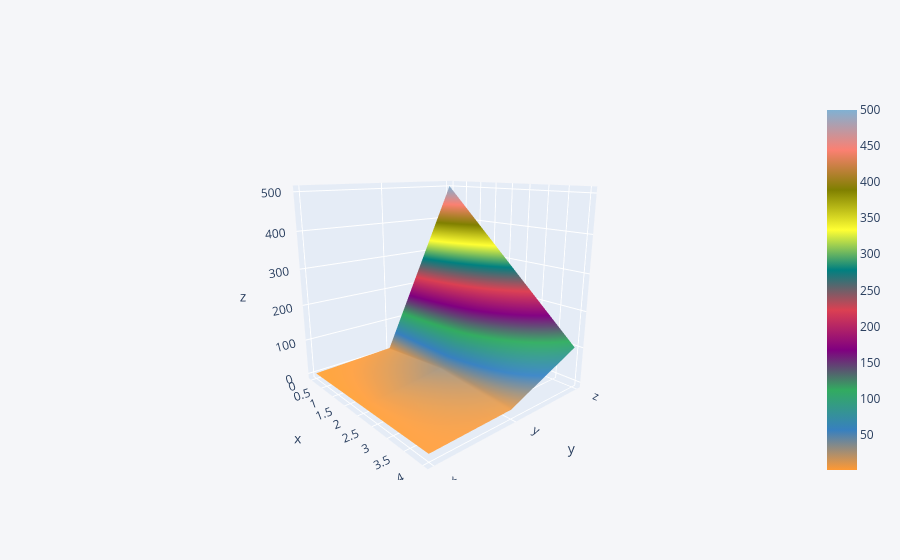

Notebook source saved alongside this figure:
### Code cell
df3.iplot(kind='surface')

### Figure 1 — Plotly figure (JSON) as saved in the notebook; plotly's stock layout.template omitted (floating-point values rounded to 4 significant figures)
{"data": [{"colorscale": [[0, "rgb(255, 153, 51)"], [0.1111, "rgb(55, 128, 191)"], [0.2222, "rgb(50, 171, 96)"], [0.3333, "rgb(128, 0, 128)"], [0.4444, "rgb(219, 64, 82)"], [0.5556, "rgb(0, 128, 128)"], [0.6667, "rgb(255, 255, 51)"], [0.7778, "rgb(128, 128, 0)"], [0.8889, "rgb(251, 128, 114)"], [1, "rgb(128, 177, 211)"]], "type": "surface", "x": [0, 1, 2, 3, 4], "y": ["x", "y", "z"], "z": [[1, 2, 3, 4, 5], [10, 20, 30, 20, 10], [500, 400, 300, 200, 100]]}], "layout": {"autosize": true, "legend": {"bgcolor": "#F5F6F9", "font": {"color": "#4D5663"}}, "paper_bgcolor": "#F5F6F9", "plot_bgcolor": "#F5F6F9", "scene": {"aspectmode": "auto", "aspectratio": {"x": 1, "y": 1, "z": 1}, "camera": {"center": {"x": 0, "y": 0, "z": 0}, "eye": {"x": 1.648, "y": -1.424, "z": 0.5941}, "projection": {"type": "perspective"}, "up": {"x": -0.00131, "y": -0.001517, "z": 1.0}}}, "title": {"font": {"color": "#4D5663"}}, "xaxis": {"gridcolor": "#E1E5ED", "showgrid": true, "tickfont": {"color": "#4D5663"}, "title": {"font": {"color": "#4D5663"}, "text": ""}, "zerolinecolor": "#E1E5ED"}, "yaxis": {"gridcolor": "#E1E5ED", "showgrid": true, "tickfont": {"color": "#4D5663"}, "title": {"font": {"color": "#4D5663"}, "text": ""}, "zerolinecolor": "#E1E5ED"}}}
